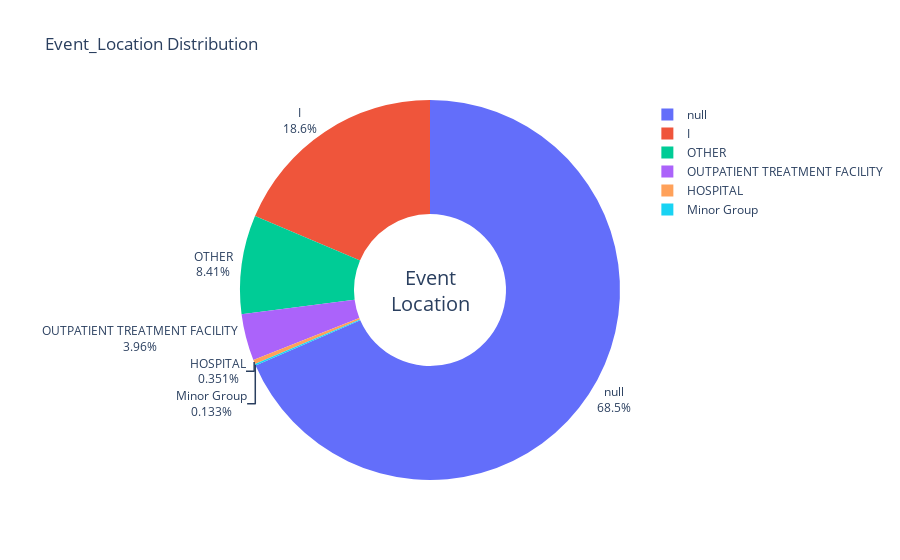

Notebook code for this chart:
### Markdown cell above
## event_location 전처리

### Code cell
col = 'event_location'

eda_proportion(my_lf, col)

### Figure 1 — Plotly figure (JSON) as saved in the notebook; plotly's stock layout.template omitted (floating-point values rounded to 4 significant figures)
{"data": [{"hole": 0.4, "hoverinfo": "label+percent", "labels": [null, "I", "OTHER", "OUTPATIENT TREATMENT FACILITY", "HOSPITAL", "Minor Group"], "textinfo": "label+percent", "textposition": "outside", "type": "pie", "values": [9346219, 2541832, 1147785, 540836, 47879, 18085]}], "layout": {"annotations": [{"font": {"size": 20}, "showarrow": false, "text": "Event<br>Location", "x": 0.5, "y": 0.5}], "title": {"text": "Event_Location Distribution"}}}
